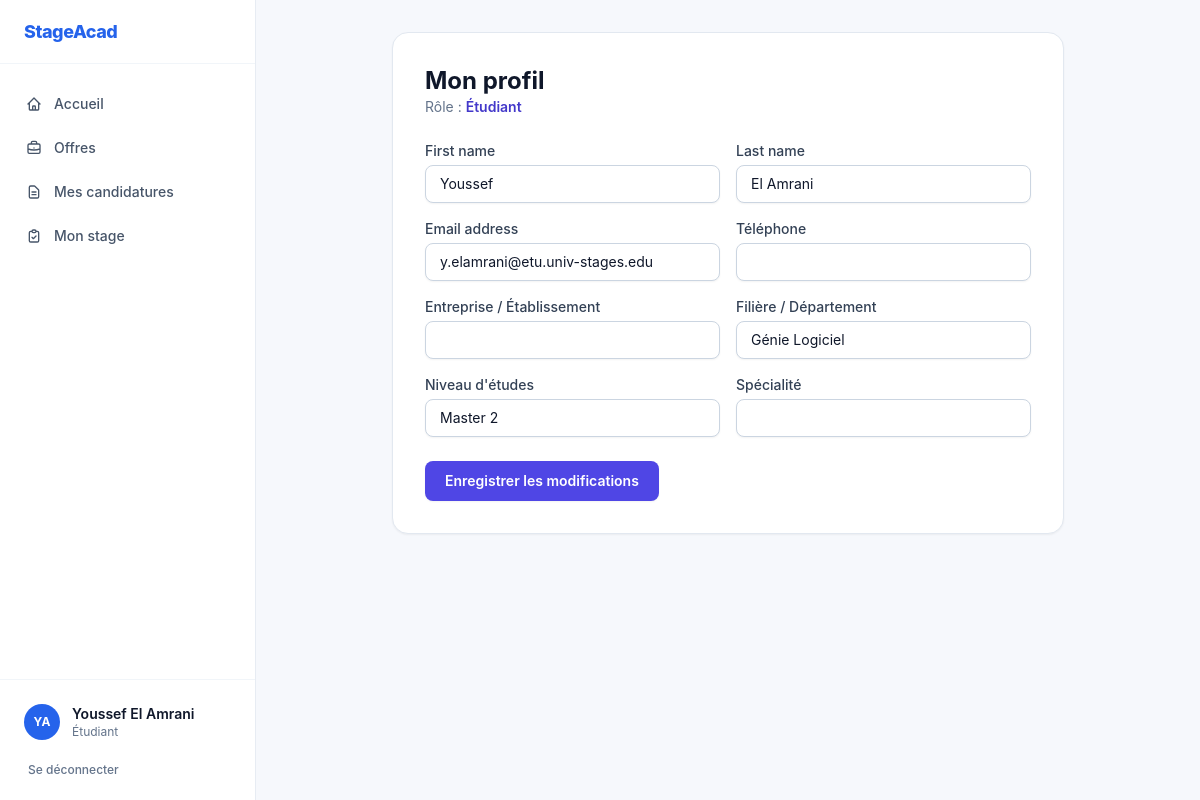
Screenshot of /compte/profil/ (signed in) with the database file from the repository.
### accounts/models.py (models this page shows, shortened)
class User(AbstractUser):
    class Role(models.TextChoices):
        ETUDIANT = "ETUDIANT", "Étudiant"
        ENTREPRISE = "ENTREPRISE", "Entreprise"
        ENCADREUR = "ENCADREUR", "Encadreur académique"
        ADMIN = "ADMIN", "Administrateur"
    role = models.CharField(
        max_length=20,
        choices=Role.choices,
        default=Role.ETUDIANT,
        verbose_name="Rôle",
    )
    telephone = models.CharField(max_length=30, blank=True, verbose_name="Téléphone")
    organisation = models.CharField(
        max_length=150,
        blank=True,
        verbose_name="Entreprise / Établissement",
    )
    filiere = models.CharField(max_length=120, blank=True, verbose_name="Filière / Département")
    niveau = models.CharField(max_length=60, blank=True, verbose_name="Niveau d'études")
    specialite = models.CharField(max_length=120, blank=True, verbose_name="Spécialité")
    class Meta:
        verbose_name = "Utilisateur"
        verbose_name_plural = "Utilisateurs"
    @property
    def is_etudiant(self) -> bool:
        return self.role == self.Role.ETUDIANT
    @property
    def is_entreprise(self) -> bool:
        return self.role == self.Role.ENTREPRISE
    @property
    def is_encadreur(self) -> bool:
        return self.role == self.Role.ENCADREUR
    @property
    def is_admin_role(self) -> bool:
        return self.role == self.Role.ADMIN or self.is_superuser
    def display_name(self) -> str:
        if self.is_entreprise and self.organisation:
            return self.organisation
        full = self.get_full_name().strip()
        return full if full else self.username
    @property
    def initials(self) -> str:
        name = self.display_name().strip()
        parts = [p for p in name.replace(".", " ").split() if p]
        if len(parts) >= 2:
            return (parts[0][0] + parts[-1][0]).upper()
        return name[:2].upper() if name else "US"

### accounts/views.py (the view)
# urls.py: path("profil/", views.profile_view, name="profile"),
@login_required
def profile_view(request):
    if request.method == "POST":
        form = ProfileUpdateForm(request.POST, instance=request.user)
        if form.is_valid():
            form.save()
            messages.success(request, "Votre profil a été mis à jour.")
            return redirect("accounts:profile")
    else:
        form = ProfileUpdateForm(instance=request.user)
    return render(request, "accounts/profile.html", {"form": form})

### accounts/forms.py
class ProfileUpdateForm(forms.ModelForm):
    class Meta:
        model = User
        fields = ("first_name", "last_name", "email", "telephone", "organisation", "filiere", "niveau", "specialite")
    def __init__(self, *args, **kwargs):
        super().__init__(*args, **kwargs)
        for field in self.fields.values():
            field.widget.attrs["class"] = INPUT_CLASS

### templates/accounts/profile.html (shortened to what this page needs)
{% extends "base.html" %}
{% block content %}
  <div class="max-w-2xl mx-auto bg-white rounded-2xl border border-slate-200 shadow-sm p-8">
    <div class="flex items-center justify-between mb-6">
      <div>
        <h1 class="text-2xl font-bold text-slate-900">Mon profil</h1>
        <p class="text-sm text-slate-500">Rôle : <span class="font-semibold text-indigo-700">{{ user.get_role_display }}</span></p>
      </div>
    </div>
    <form method="post" class="space-y-4">
      <div class="grid sm:grid-cols-2 gap-4">
        {% for field in form %}
          <div>
            <label class="block text-sm font-medium text-slate-700 mb-1">{{ field.label }}</label>
            {{ field }}
          </div>
        {% endfor %}
      </div>
      <div class="pt-2">
        <button type="submit" class="px-5 py-2.5 rounded-lg bg-indigo-600 text-white font-semibold text-sm hover:bg-indigo-700 shadow-sm transition">
          Enregistrer les modifications
        </button>
      </div>
    </form>
  </div>
{% endblock %}

### templates/base.html (shortened to what this page needs)
{% load static %}
<!DOCTYPE html>
<html lang="fr" class="h-full bg-[#F6F8FC]">
<head>
  <script src="https://cdn.tailwindcss.com"></script>
  <link rel="stylesheet" href="{% static 'css/custom.css' %}">
</head>
<body class="min-h-full text-slate-800 antialiased">
  <div class="min-h-screen flex flex-col {% if user.is_authenticated %}lg:flex-row{% endif %}">
    {% if user.is_authenticated %}
      <aside class="hidden lg:flex lg:w-64 lg:flex-col bg-white border-r border-slate-200/80 sticky top-0 h-screen">
        <div class="h-16 px-6 flex items-center border-b border-slate-100">
          <a href="{% url 'stages:dashboard' %}" class="flex items-center gap-2.5">
            <span class="text-lg font-extrabold tracking-tight text-blue-600">StageAcad</span>
          </a>
        </div>
        <nav class="flex-1 px-3 py-5 space-y-1 text-sm font-medium">
          <a href="{% url 'stages:dashboard' %}"
            class="flex items-center gap-3 px-3.5 py-2.5 rounded-xl transition
            {% if request.resolver_match.url_name == 'dashboard' %}bg-blue-50 text-blue-600 font-semibold{% else %}text-slate-600 hover:bg-slate-50 hover:text-slate-900{% endif %}">
            <svg class="w-4 h-4 shrink-0" fill="none" stroke="currentColor" stroke-width="2" viewBox="0 0 24 24"><path stroke-linecap="round" stroke-linejoin="round" d="M3 12l2-2m0 0l7-7 7 7M5 10v10a1 1 0 001 1h3m10-11l2 2m-2-2v10a1 1 0 01-1 1h-3m-6 0a1 1 0 001-1v-4a1 1 0 011-1h2a1 1 0 011 1v4a1 1 0 001 1m-6 0h6"/></svg>
            <span>Accueil</span>
          </a>
          <a href="{% url 'stages:offre_list' %}"
            class="flex items-center gap-3 px-3.5 py-2.5 rounded-xl transition
            {% if 'offre' in request.resolver_match.url_name %}bg-blue-50 text-blue-600 font-semibold{% else %}text-slate-600 hover:bg-slate-50 hover:text-slate-900{% endif %}">
            <span>Offres</span>
          </a>
          {% if not user.is_encadreur %}
            <a href="{% url 'stages:candidature_list' %}"
              class="flex items-center gap-3 px-3.5 py-2.5 rounded-xl transition
              {% if 'candidature' in request.resolver_match.url_name %}bg-blue-50 text-blue-600 font-semibold{% else %}text-slate-600 hover:bg-slate-50 hover:text-slate-900{% endif %}">
              <svg class="w-4 h-4 shrink-0" fill="none" stroke="currentColor" stroke-width="2" viewBox="0 0 24 24"><path stroke-linecap="round" stroke-linejoin="round" d="M9 12h6m-6 4h6m2 5H7a2 2 0 01-2-2V5a2 2 0 012-2h5.586a1 1 0 01.707.293l5.414 5.414a1 1 0 01.293.707V19a2 2 0 01-2 2z"/></svg>
              <span>{% if user.is_etudiant %}Mes candidatures{% else %}Candidatures{% endif %}</span>
            </a>
          {% endif %}
          <a href="{% url 'stages:stage_list' %}"
            class="flex items-center gap-3 px-3.5 py-2.5 rounded-xl transition
            {% if 'stage' in request.resolver_match.url_name %}bg-blue-50 text-blue-600 font-semibold{% else %}text-slate-600 hover:bg-slate-50 hover:text-slate-900{% endif %}">
            <svg class="w-4 h-4 shrink-0" fill="none" stroke="currentColor" stroke-width="2" viewBox="0 0 24 24"><path stroke-linecap="round" stroke-linejoin="round" d="M9 5H7a2 2 0 00-2 2v12a2 2 0 002 2h10a2 2 0 002-2V7a2 2 0 00-2-2h-2M9 5a2 2 0 002 2h2a2 2 0 002-2M9 5a2 2 0 012-2h2a2 2 0 012 2m-6 9l2 2 4-4"/></svg>
            <span>{% if user.is_etudiant %}Mon stage{% else %}Stages &amp; Suivi{% endif %}</span>
          </a>
        </nav>
        <div class="p-4 border-t border-slate-100">
          <a href="{% url 'accounts:profile' %}" class="flex items-center gap-3 p-2 rounded-xl hover:bg-slate-50 transition">
            <span class="h-9 w-9 rounded-full bg-blue-600 text-white text-xs font-bold flex items-center justify-center shrink-0">
              {{ user.initials }}
            </span>
            <div class="min-w-0 flex-1">
              <p class="text-sm font-semibold text-slate-900 truncate">{{ user.display_name }}</p>
              <p class="text-xs text-slate-500 truncate">{{ user.get_role_display }}</p>
            </div>
          </a>
          <form method="post" action="{% url 'accounts:logout' %}" class="mt-2">
            <button type="submit" class="w-full text-left px-3 py-1.5 rounded-lg text-xs font-medium text-slate-500 hover:text-red-600 hover:bg-red-50 transition">
              Se déconnecter
            </button>
          </form>
        </div>
      </aside>
    {% endif %}
    <div class="flex-1 flex flex-col min-w-0">
      <main class="flex-1 {% if user.is_authenticated %}max-w-5xl{% else %}max-w-6xl{% endif %} w-full mx-auto px-4 sm:px-8 py-8">
        {% block content %}{% endblock %}
      </main>
    </div>
  </div>
</body>
</html>

### static/css/custom.css (style rules this page uses)
body { font-family: Inter, ui-sans-serif, system-ui, -apple-system, BlinkMacSystemFont, "Segoe UI", Roboto, sans-serif; }

### rows the page displays
User: initials "YA", display_name "Youssef El Amrani", role "Étudiant", form "Youssef" "El Amrani" "y.elamrani@etu.univ-stages.edu" "Génie Logiciel" "Master 2"

### other values shown
{{ field.label }} "First name" "Last name" "Email address" "Téléphone" "Entreprise / Établissement" "Filière / Département" "Niveau d'études" "Spécialité"
